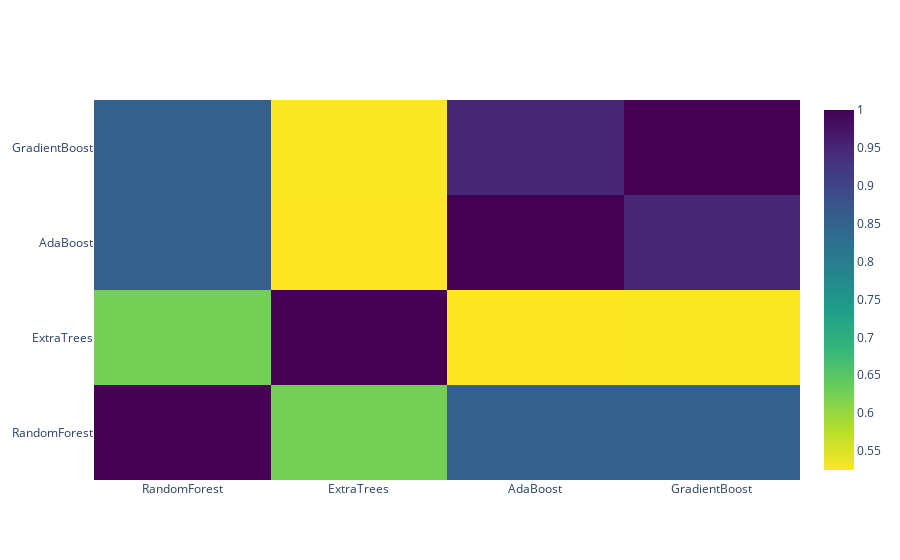

Notebook cell for this chart:
### Code cell
data = [
    go.Heatmap(
        z= base_predictions_train.astype(float).corr().values ,
        x=base_predictions_train.columns.values,
        y= base_predictions_train.columns.values,
          colorscale='Viridis',
            showscale=True,
            reversescale = True
    )
]
py.iplot(data, filename='labelled-heatmap')

### Figure 1 — Plotly figure (JSON) as saved in the notebook; plotly's stock layout.template omitted (floating-point values rounded to 4 significant figures)
{"data": [{"colorscale": [[0.0, "#440154"], [0.1111, "#482878"], [0.2222, "#3e4989"], [0.3333, "#31688e"], [0.4444, "#26828e"], [0.5556, "#1f9e89"], [0.6667, "#35b779"], [0.7778, "#6ece58"], [0.8889, "#b5de2b"], [1.0, "#fde725"]], "reversescale": true, "showscale": true, "type": "heatmap", "x": ["RandomForest", "ExtraTrees", "AdaBoost", "GradientBoost"], "y": ["RandomForest", "ExtraTrees", "AdaBoost", "GradientBoost"], "z": [[1.0, 0.6263, 0.8568, 0.8545], [0.6263, 1.0, 0.525, 0.5255], [0.8568, 0.525, 1.0, 0.9503], [0.8545, 0.5255, 0.9503, 1.0]]}], "layout": {}}
